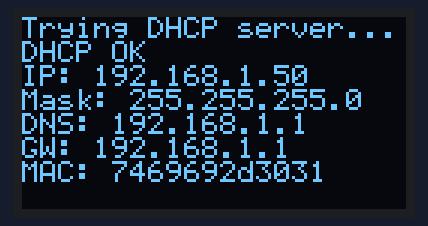
A sketch run on a simulated Arduino Uno, built with avr-gcc and run on an emulated ATmega328P. Parts: 128×64 one-colour display.

Above: at 0.1 s.

The sketch:

DHCP_TEST.ino
```cpp
#include <EtherCard.h>
//https://github.com/greiman/SSD1306Ascii
#include <SPI.h>
#include "SSD1306Ascii.h"
#include "SSD1306AsciiSoftSpi.h"

// ethernet interface mac address, must be unique on the LAN
static byte mymac[] = { 0x74,0x69,0x69,0x2D,0x30,0x31 };

byte Ethernet::buffer[700];

#define CSEthernetPin 10


// Declaration for SSD1306 oled connected using software SPI (default case):
#define OLED_MOSI   9
#define OLED_CLK   7
#define OLED_DC    5
#define OLED_CS    4
#define OLED_RESET 6
SSD1306AsciiSoftSpi oled;


void OLEDprintIp (const uint8_t *buf) {
    for(uint8_t i = 0; i < 4; i++){
      char rr[4];
      int num = buf[i];
      itoa(num, rr, 10);
      oled.write(rr);
      if(i < 3) oled.write(".");
    }
}

void OLEDprintMac (const uint8_t *buf) {
    for(uint8_t i = 0; i < 6; i++){
      char rr[4];
      int num = buf[i];
      itoa(num, rr, 16);
      oled.write(rr);
      //if(i <5) oled.write(".");
    }
}


void setup()
{
   Serial.begin(9600);


  oled.begin(&Adafruit128x64, OLED_CS, OLED_DC, OLED_CLK, OLED_MOSI, OLED_RESET);
  oled.setFont(System5x7);
  oled.clear();

  oled.write("Trying DHCP server...");
  oled.setCursor(0, 1);

  if (ether.begin(sizeof Ethernet::buffer, mymac, CSEthernetPin) == 0)
  {
    oled.write("ETHERNET FAILED");
    for (;;);
  }
  else {


      if (!ether.dhcpSetup())
      {
          oled.write("DHCP FAILED");

      }
      else
      {
        oled.write("DHCP OK");
        oled.setCursor(0,2);
        oled.write("IP: ");
        OLEDprintIp(ether.myip);

        oled.setCursor(0,3);
        oled.write("Mask: ");
        OLEDprintIp(ether.netmask);

        oled.setCursor(0,4);
        oled.write("DNS: ");
        OLEDprintIp(ether.dnsip);

        oled.setCursor(0,5);
        oled.write("GW: ");
        OLEDprintIp(ether.gwip);

        oled.setCursor(0,6);
        oled.write("MAC: ");
        OLEDprintMac(mymac);
      }

  }


}

void loop() { }
```
